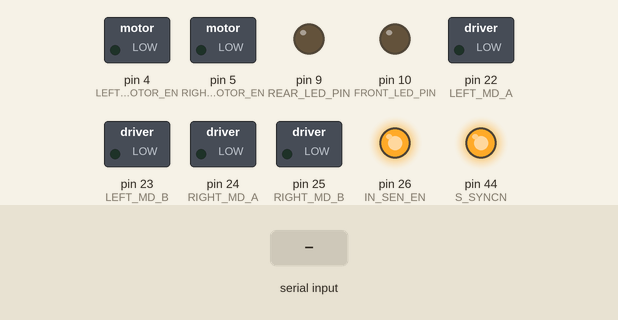
This sketch was run on a simulated Arduino Mega 2560, built with avr-gcc and run on an emulated ATmega2560. Parts: switched loads named in the sketch (green lamp = pin HIGH), output pins drawn as LEDs (lit = HIGH). Inputs (shaded band) come from the test bench. Random numbers use the default seed unless the sketch sets one; pins used as bus, display or sensor lines are not drawn; what the sketch prints to the serial monitor is not drawn.

Above: at 1.2 s.
1.3 s: "1" received over Serial
Timing chart, 0 to 4.3 s (numbered marks = the images above; inputs shaded):
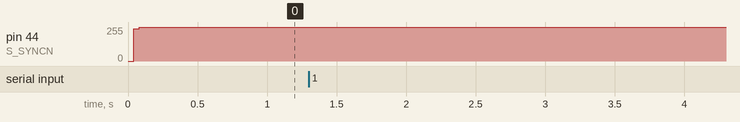

Measured:
- after the input at 1.3 s, every drawn part: stays the same

The sketch:

sketch_may03b.ino
```cpp
#define FRONT_LED_PIN 10
#define REAR_LED_PIN 9
#define LEFT_MD_A 22
#define LEFT_MD_B 23
#define RIGHT_MD_A 24
#define RIGHT_MD_B 25
#define LEFT_MOTOR_EN 4
#define RIGHT_MOTOR_EN 5
#define NUM_TX_BYTES 5
#define NUM_RX_BYTES 17
#define S_DIN 42
#define S_SCLK 43
#define S_SYNCN 44
#define IN_SEN_EN 26

unsigned char buffer[8]={0,0,0,0,0,0,0,0};
int SensorA[8] = {A0,A1,A2,A3,A4,A5,A6,A7};
int SensorD[8] = {30,31,32,33,34,35,36,37};
int x_val = 0;
int y_val = 0;
int car_val[3] = {0, 0, 0};
int storage = 0;


unsigned char TX_buf[NUM_TX_BYTES] = {0x76, 0x00, 0xF0, 0x00, 0xF0};
unsigned char TX_stop_buf[NUM_TX_BYTES] = {0x76, 0x00, 0x0F, 0x00, 0x0F};
unsigned char RX_buf[NUM_RX_BYTES];


boolean ultrasonic_result = false;
boolean line_tracing = false ;
char text[] = "hello haha";

void setup() {

      int i = 0;
      Serial.begin(115200);
      randomSeed(analogRead(0));


//
   while (text[i] != '\0')
     Serial.write(text[i++]);
     Serial.write("Received cmds: ");


    int z;
        int dac_val_min[8] =
        {82, 182, 152, 86, 89, 169, 155, 68};
        int dac_val_max[8] =
        {422, 711, 628, 442, 408, 534, 643, 383};


      Serial1.begin(115200);
      pinMode(FRONT_LED_PIN,OUTPUT);
      pinMode(REAR_LED_PIN,OUTPUT);
      pinMode(LEFT_MD_A, OUTPUT);
            pinMode(LEFT_MD_B, OUTPUT);
            pinMode(RIGHT_MD_A, OUTPUT);
            pinMode(RIGHT_MD_B, OUTPUT);
            pinMode(LEFT_MOTOR_EN, OUTPUT);
            pinMode(RIGHT_MOTOR_EN, OUTPUT);
            pinMode(IN_SEN_EN,OUTPUT);
            pinMode(S_DIN,OUTPUT);
            pinMode(S_SCLK,OUTPUT);
            pinMode(S_SYNCN,OUTPUT);

            digitalWrite(S_SCLK,LOW);
            digitalWrite(S_SYNCN,HIGH);
            digitalWrite(IN_SEN_EN,HIGH);

            digitalWrite(LEFT_MD_A, LOW);
            digitalWrite(LEFT_MD_B, LOW);
            digitalWrite(RIGHT_MD_A, LOW);
            digitalWrite(RIGHT_MD_B, LOW);
            digitalWrite(LEFT_MOTOR_EN, LOW);
            digitalWrite(RIGHT_MOTOR_EN, LOW);


      for (z=0; z<8; z++)
            pinMode(SensorD[z], INPUT);

            DAC_setting(0x9000); //for Write-Through Mode
      for (z=0; z<8; z++)
      {
        int mean_val =(dac_val_min[z]+dac_val_max[z])/2; //10-bit
        DAC_CH_Write(z, mean_val >> 2);
      //should be 8-bit
      }

}


void DAC_CH_Write(unsigned int ch, unsigned int da)
{
        unsigned int data = ((ch << 12) & 0x7000) |
        ((da << 4) & 0x0FF0);
        DAC_setting(data);
        }
        void DAC_setting(unsigned int data)
        {
        int z;
        digitalWrite(S_SCLK,HIGH);
        delayMicroseconds(1);
        digitalWrite(S_SCLK,LOW);
        delayMicroseconds(1);
        digitalWrite(S_SYNCN,LOW);
        delayMicroseconds(1);
        for(z=15;z>=0;z--)
        {
        digitalWrite(S_DIN,(data>>z)&0x1);
        digitalWrite(S_SCLK,HIGH);
        delayMicroseconds(1);
        digitalWrite(S_SCLK,LOW);
        delayMicroseconds(1);
        }
        digitalWrite(S_SYNCN,HIGH);
}


void move_stop()
{
  analogWrite(LEFT_MOTOR_EN, 0);
  analogWrite(RIGHT_MOTOR_EN, 0);
}


void front_led_control(boolean t)
{
  if (t==true)
    digitalWrite(FRONT_LED_PIN,HIGH);
  else
    digitalWrite(FRONT_LED_PIN,LOW);
}

void rear_led_control(boolean t)
{
  if (t==true)
    digitalWrite(REAR_LED_PIN,HIGH);
  else
    digitalWrite(REAR_LED_PIN,LOW);
}

void ultrasonic_sensor_read()
{
ultrasonic_result = false;
Serial1.write(TX_buf, NUM_TX_BYTES);
}

void infrared_sensor_read()
{
int z;
Serial.print("SamSam Let's Go!");
for(z=7;z>=0;z--)
{
unsigned int val = analogRead(SensorA[z]);
Serial.print(val);
Serial.print(" ");
}
Serial.println("");

for(z=7;z>=0;z--)
{
unsigned int val = digitalRead(SensorD[z]);
Serial.print(val);
Serial.print(" ");
}


}

void line_tracing_enable()
{
line_tracing = true;
Serial.write("Line tracing is enabled..");
}


void line_tracing_disable()
{
line_tracing = false;
move_stop();
Serial.write("Line tracing is disabled..");
}


void car_init(){

 x_val = random(10);
 y_val = random(10)+100;
storage = random(60)+10;

car_val[0] = storage;
car_val[1] = x_val;
car_val[2] = y_val;


}


void car_info()
{


                     Serial.print(car_val[0]);
                     Serial.print(',');
                     Serial.print(car_val[1]);
                     Serial.print(',');
                     Serial.print(car_val[2]);


  }


void move_forward_speed(int left, int right)
{

    digitalWrite(LEFT_MD_A, HIGH);
    digitalWrite(LEFT_MD_B, LOW);
    //Rotate clockwise for right motor
    digitalWrite(RIGHT_MD_A, LOW);
    digitalWrite(RIGHT_MD_B, HIGH);
    //Now turn left and right motors ON!
    analogWrite(LEFT_MOTOR_EN, left);
    analogWrite(RIGHT_MOTOR_EN, right);

}


void turn_left_speed(int left, int right)
{
      digitalWrite(LEFT_MD_A, LOW);
    digitalWrite(LEFT_MD_B, HIGH);

    digitalWrite(RIGHT_MD_A, LOW);
    digitalWrite(RIGHT_MD_B, HIGH);


    analogWrite(LEFT_MOTOR_EN,left);
    analogWrite(RIGHT_MOTOR_EN,right);


}


void turn_right_speed(int left, int right)
{
    digitalWrite(LEFT_MD_A, HIGH);
    digitalWrite(LEFT_MD_B, LOW);

    digitalWrite(RIGHT_MD_A, HIGH);
    digitalWrite(RIGHT_MD_B, LOW);
    analogWrite(LEFT_MOTOR_EN,left);
    analogWrite(RIGHT_MOTOR_EN,right);


}


void turn_pivot_left_speed(int left, int right)
{
  digitalWrite(LEFT_MD_A, LOW);
  digitalWrite(LEFT_MD_B, HIGH);

  digitalWrite(RIGHT_MD_A, LOW);
  digitalWrite(RIGHT_MD_B, HIGH);


  analogWrite(LEFT_MOTOR_EN,left);
  analogWrite(RIGHT_MOTOR_EN,right);


}


void turn_pivot_right_speed(int left, int right)
{
    digitalWrite(LEFT_MD_A, HIGH);
    digitalWrite(LEFT_MD_B, LOW);

    digitalWrite(RIGHT_MD_A, HIGH);
    digitalWrite(RIGHT_MD_B, LOW);
    analogWrite(LEFT_MOTOR_EN,left);
    analogWrite(RIGHT_MOTOR_EN,right);


}


void loop()
{

}


void serialEvent(){
    unsigned char z =0;
    Serial.readBytes((char *)buffer,8);
    for( z=1; z<5; z++)
      Serial.println(buffer[z]);


   /* int command = Serial.read();

    switch (command)
  {
      case 1:
      car_info();
      break;

      case 2:
      car_init();
      break;

      default:
      move_stop();
      front_led_control(false);
      rear_led_control(false);
  }*/

}


void serialEvent1()
{
  unsigned char z, tmp = 0;
  Serial1.readBytes((char *)RX_buf, NUM_RX_BYTES);

  if ( (RX_buf[0] == 0x76) && (RX_buf[1] == 0x00) && (ultrasonic_result == false) )
  {
    for (z = 2; z < NUM_RX_BYTES-1; z++)
      tmp += RX_buf[z];
      tmp = tmp & 0xFF;

      if (RX_buf[NUM_RX_BYTES-1] == tmp)
      {
        Serial.println("FRONT");

        for (z=4; z < 11; z++)
          {
            Serial.print(" F");
            Serial.print(z-4);
            Serial.print(": ");
            Serial.print(RX_buf[z]);
          }

        Serial.println("\nBACK");

        for (z=11; z < NUM_RX_BYTES-1; z++)
          {
            Serial.print(" B");
            Serial.print(z-11);
            Serial.print(": ");
            Serial.print(RX_buf[z]);
          }
      }
      ultrasonic_result = true;
      Serial1.write(TX_stop_buf,NUM_TX_BYTES);
  }
}
```
